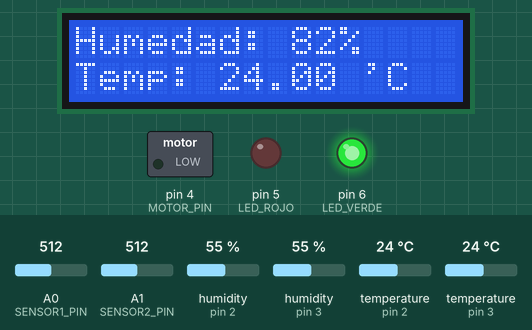
A sketch run on a simulated Arduino Uno, built with avr-gcc and run on an emulated ATmega328P. Parts: 16×2 character LCD, switched loads named in the sketch (green lamp = pin HIGH), output pins drawn as LEDs (lit = HIGH). The test bench sets the inputs (shaded band); at power-on: A0 (SENSOR1_PIN) = 512, A1 (SENSOR2_PIN) = 512, humidity (sensors on pin 2, pin 3) 55 %, temperature (sensors on pin 2, pin 3) 24 °C.

Above: at 1.2 s.
1.3 s: A0 (SENSOR1_PIN) set to 891
At 3.2 s:
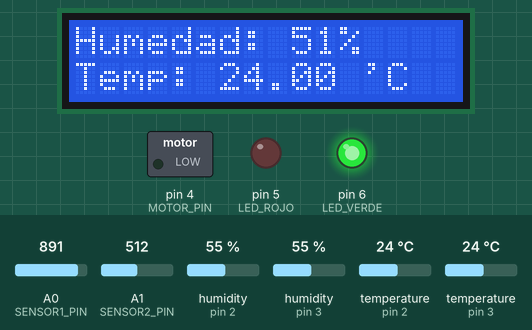
3.7 s: A0 (SENSOR1_PIN) set to 912
At 4.7 s:
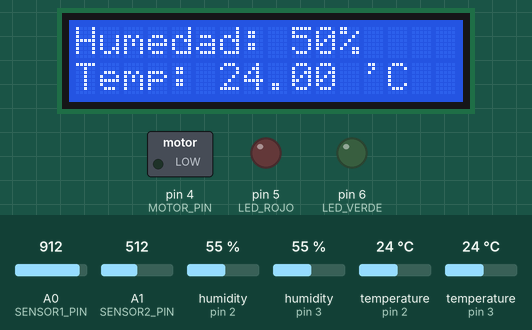
5.8 s: A1 (SENSOR2_PIN) set to 529
At 7.5 s:
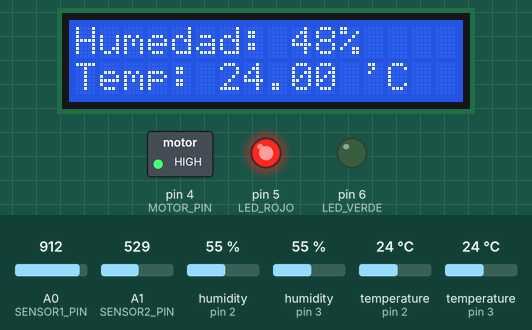
Timing chart, 0 to 9.0 s (numbered marks = the images above; inputs shaded):
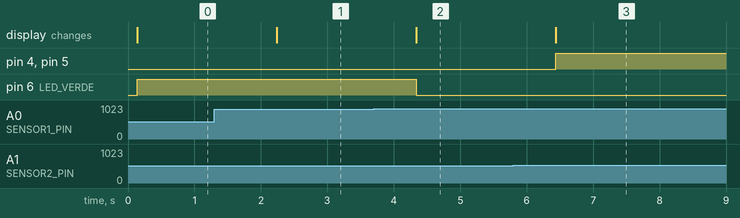

The sketch:

Sistema_1.ino
```cpp
#include <Wire.h>
#include <LiquidCrystal_I2C.h>
#include <DHT.h>

const byte SENSOR1_PIN = A0;
const byte SENSOR2_PIN = A1;
const byte DHTTYPE = DHT11;
const byte DHTPIN1 = 2;
const byte DHTPIN2 = 3;
const byte HUMEDAD_MIN = 50;
const byte MOTOR_PIN = 4;
const byte LED_ROJO = 5;
const byte LED_VERDE = 6;

DHT dht1(DHTPIN1, DHTTYPE);
DHT dht2(DHTPIN2, DHTTYPE);
LiquidCrystal_I2C lcd(0x27,16,2);

void setup() {

  Serial.begin(9600);

  pinMode(SENSOR1_PIN, INPUT);
  pinMode(SENSOR2_PIN, INPUT);

  pinMode(MOTOR_PIN, OUTPUT);
  pinMode(LED_ROJO, OUTPUT);
  pinMode(LED_VERDE, OUTPUT);

  dht1.begin();
  dht2.begin();

  Wire.begin();
  lcd.begin(16, 2);
  lcd.clear();
  lcd.backlight();
}

void loop() {

  int humedad = medirHumedad();

  float temperatura = medirTemperatura();

  mostrarDatos(humedad, temperatura);

  controlarMotor(humedad);
  controlarLEDs(humedad);

  delay(1000);
}

int medirHumedad() {

  int valor1 = analogRead(SENSOR1_PIN);
  int valor2 = analogRead(SENSOR2_PIN);

  int humedadP = (valor1 + valor2) / 2;

  int humedad = map(humedadP, 400, 1013, 100, 0);

  return humedad;
}


float medirTemperatura() {

  float temp1 = dht1.readTemperature();
  float temp2 = dht2.readTemperature();

  float temperatura = (temp1 + temp2) / 2;

  return temperatura;
}

void mostrarDatos(int humedad, float temperatura) {

  lcd.setCursor(0, 0);

  lcd.print("Humedad: ");
  lcd.print(humedad);
  lcd.print("%");

  lcd.setCursor(0, 1);

  lcd.print("Temp: ");
  lcd.print(temperatura);
  lcd.print(" 'C");
}

void controlarMotor(int humedad) {

  if (humedad < HUMEDAD_MIN) {

    digitalWrite(LED_ROJO, HIGH);

    digitalWrite(MOTOR_PIN, HIGH);

    delay(10000);

    digitalWrite(MOTOR_PIN, LOW);

    digitalWrite(LED_ROJO, LOW);
  }
}

void controlarLEDs(int humedad) {

  if (humedad > HUMEDAD_MIN) {

    digitalWrite(LED_VERDE, HIGH);
  }

  else {

    digitalWrite(LED_VERDE, LOW);
  }
}
```

Measured:
- the behaviour switches between 901 and 902 on A0 (SENSOR1_PIN) (found by bisection; images 1 and 2)
- the behaviour switches between 513 and 514 on A1 (SENSOR2_PIN) (found by bisection; images 2 and 3)
- after the input at 1.3 s, the display: changes after 0.94 s (image 1)
- after the input at 3.7 s, pin 6 (LED_VERDE): HIGH → LOW after 0.64 s; the display: changes after 0.64 s (image 2)
- after the input at 5.8 s, pin 4 (MOTOR_PIN), pin 5 (LED_ROJO): LOW → HIGH after 0.64 s; the display: changes after 0.64 s (image 3)
